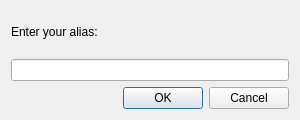
<?xml version="1.0" encoding="UTF-8"?>
<ui version="4.0">
 <class>AliasDialog</class>
 <widget class="QDialog" name="AliasDialog">
  <property name="geometry">
   <rect>
    <x>0</x>
    <y>0</y>
    <width>300</width>
    <height>120</height>
   </rect>
  </property>
  <property name="windowTitle">
   <string>Change Alias</string>
  </property>
  <layout class="QVBoxLayout" name="verticalLayout">
   <item>
    <widget class="QLabel" name="label">
     <property name="text">
      <string>Enter your alias:</string>
     </property>
    </widget>
   </item>
   <item>
    <widget class="QLineEdit" name="aliasLineEdit"/>
   </item>
   <item>
    <widget class="QDialogButtonBox" name="buttonBox">
     <property name="orientation">
      <enum>Qt::Horizontal</enum>
     </property>
     <property name="standardButtons">
      <set>QDialogButtonBox::Cancel|QDialogButtonBox::Ok</set>
     </property>
    </widget>
   </item>
  </layout>
 </widget>
 <resources/>
 <connections>
  <connection>
   <sender>buttonBox</sender>
   <signal>accepted()</signal>
   <receiver>AliasDialog</receiver>
   <slot>accept()</slot>
  </connection>
  <connection>
   <sender>buttonBox</sender>
   <signal>rejected()</signal>
   <receiver>AliasDialog</receiver>
   <slot>reject()</slot>
  </connection>
 </connections>
</ui>
